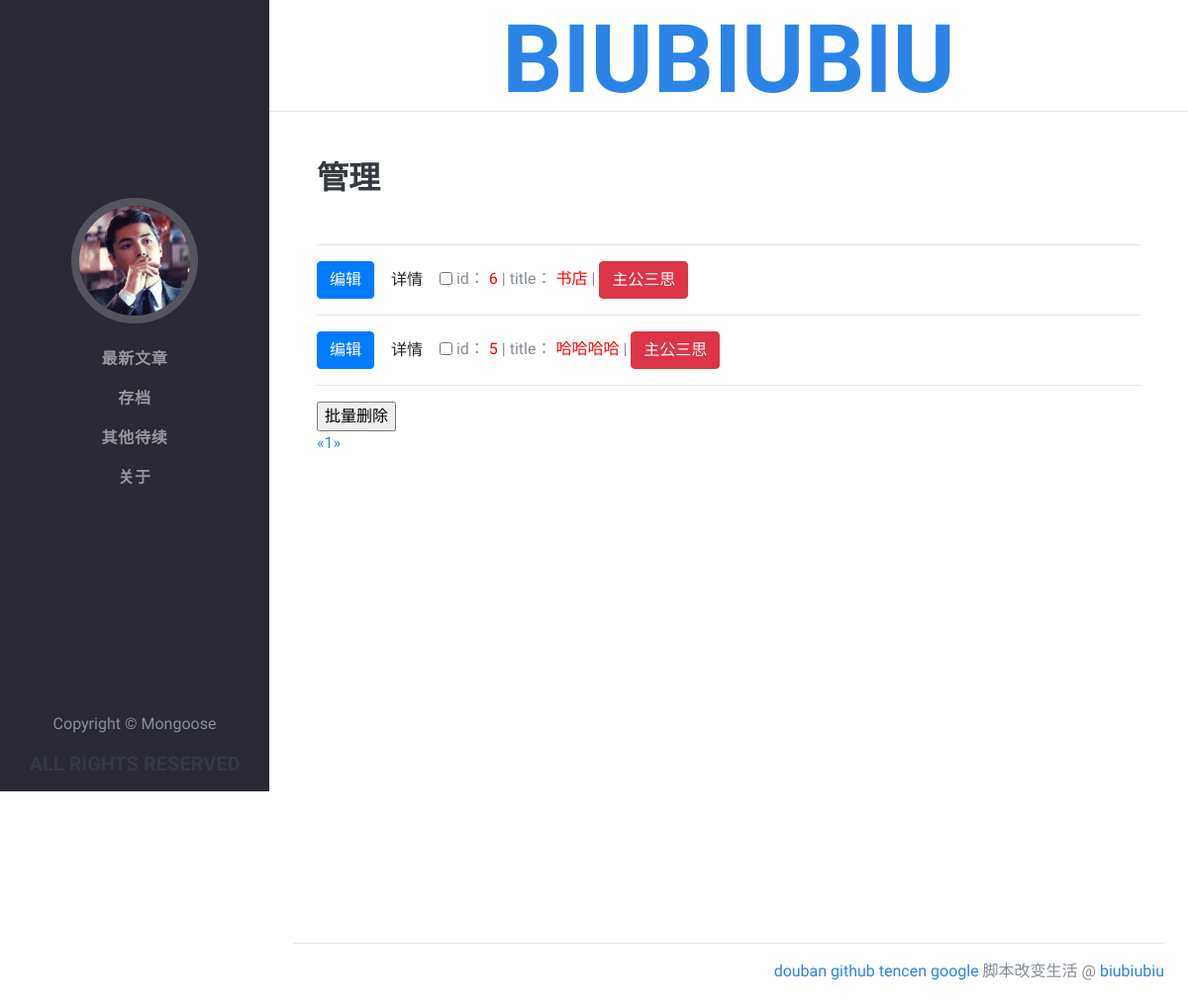
The app's page /user/batchop/ (signed in) with its own data.
### app/models/post.py (models this page shows, shortened)
class Posts(db.Model):
    __tablename__ = 'posts'
    id = db.Column(db.Integer,primary_key=True)
    rid = db.Column(db.Integer, index=True,default=0)
    content = db.Column(db.Text)
    timestamp = db.Column(db.DateTime,default=datetime.utcnow)
    uid = db.Column(db.Integer,db.ForeignKey('users.id'))
    title = db.Column(db.String(64))
    body = db.Column(db.Text)
    body_html = db.Column(db.Text)
    summury = db.Column(db.Text)
    summury_html = db.Column(db.Text)
    category_id = db.Column(db.Integer, db.ForeignKey('categories.id'))

### app/views/user.py (the view, shortened to what this page needs)
@user.route('/batchop/', methods=['GET', 'POST'])
@login_required
def manage_del_mod():
    from app.models import Posts
    page = request.args.get('page', 1, type=int)
    pagination = ((Posts.query.filter_by(rid=0).order_by(Posts.timestamp.desc()))).paginate(page, per_page=2,                                                                             error_out=False)
    posts = pagination.items
    post_ids = request.values.getlist('array')
    print(post_ids)
    return render_template('user/batchop.html',posts=posts, pagination=pagination)

### app/models/user.py (called while the page is built)
@login_manager.user_loader
def load_user(user_id):
    return User.query.get(int(user_id))

### app/views/user.py (called while the page is built)
@user.before_app_request
def before_request():
    if current_user.is_authenticated:
        if not current_user.confirmed \
                and request.endpoint \
                and request.endpoint[:5] != 'user.' \
                and request.endpoint != 'static':
            return redirect(url_for('user.unconfirmed'))

### app/templates/user/batchop.html (shortened to what this page needs)
{% extends 'base/base.html' %}
{% from 'base/macro.html' import pagination_show %}
{% block page_content %}
<hr class="m-0">
<section class="resume-section p-3 p-lg-5 d-flex justify-content-center" id="experience">
    <div class="w-100">
        <h3 class="mb-5">管理</h3>
        <hr class="m-6">
        <form action="{{ url_for('user.manage_del_mod') }}" method='POST'>
            {% for post in posts %}
                    <a class="btn  btn-primary"href="{{ url_for('user.editnote', id=post.id) }}">
                        编辑
                </a>
                    <a class="btn  btn-default" href="{{ url_for('main.post', id=post.id) }}">
                        详情
                </a>
                <input type="checkbox" name="array" value="{{ post.id }}">
                id：<font color="red"> {{ post.id }} </font>|
                title：<font color="red"> {{ post.title }} </font> |
                <a href="{{ url_for('user.delete', id=post.id) }}"
                   onclick="{if(confirm('确定纪录吗?')){this.document.formname.submit();return true;}return false;}"><span
                        class="label label-primary"><button class="btn  btn-danger">主公三思</button></span></a>
                <hr>
            {% endfor %}
            <input type='submit' onclick="return confirm('你确定要批量删除吗？');" value='批量删除'>
<div class="justify-content-center ">
          {{ pagination_show(pagination,'user.manage_del_mod') }}
          </div>
        </form>
</div>
</section>
{% endblock %}

### records on screen
Posts: id "6", title "书店"
Posts: id "5", title "哈哈哈哈"

### other values on screen
{{ foo }} "1"
